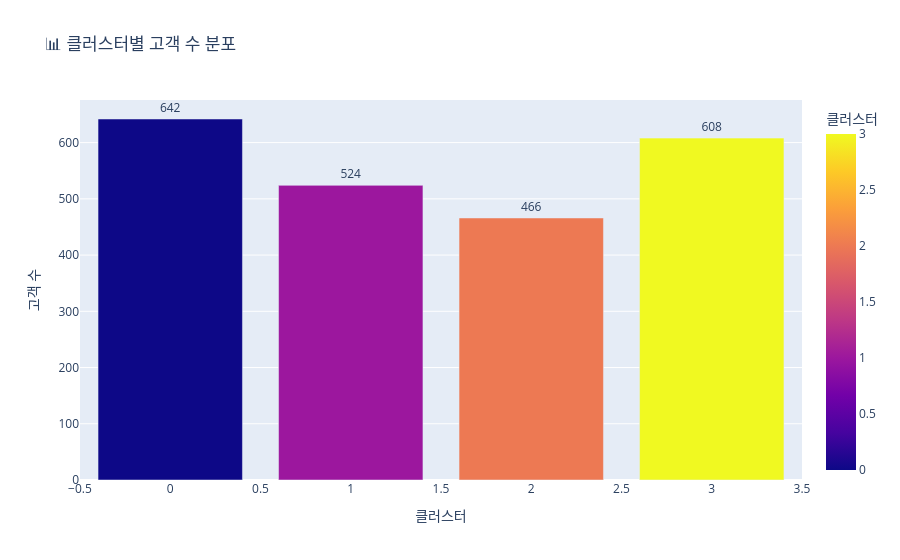

The notebook cell saved with this chart:
### Markdown cell above
#### 4-1. segment 별 분포

### Code cell
import plotly.express as px

# Segment 분포 계산
segment_counts = df_rfm['Segment'].value_counts().reset_index()
segment_counts.columns = ['Segment', 'Count']

# 막대그래프
fig = px.bar(segment_counts,
             x='Segment',
             y='Count',
             text='Count',
             title='📊 클러스터별 고객 수 분포',
             labels={'Segment': '클러스터', 'Count': '고객 수'},
             color='Segment')
fig.update_traces(textposition='outside')
fig.update_layout(showlegend=False)
fig.show()

### Figure 1 — Plotly figure (JSON) as saved in the notebook; plotly's stock layout.template omitted (floating-point values rounded to 4 significant figures)
{"data": [{"alignmentgroup": "True", "hovertemplate": "클러스터=%{marker.color}<br>고객 수=%{text}<extra></extra>", "legendgroup": "", "marker": {"color": [0, 3, 1, 2], "coloraxis": "coloraxis", "pattern": {"shape": ""}}, "name": "", "offsetgroup": "", "orientation": "v", "showlegend": false, "text": [642, 608, 524, 466], "textposition": "outside", "type": "bar", "x": [0, 3, 1, 2], "xaxis": "x", "y": [642, 608, 524, 466], "yaxis": "y"}], "layout": {"barmode": "relative", "coloraxis": {"colorbar": {"title": {"text": "클러스터"}}, "colorscale": [[0, "#0d0887"], [0.1111, "#46039f"], [0.2222, "#7201a8"], [0.3333, "#9c179e"], [0.4444, "#bd3786"], [0.5556, "#d8576b"], [0.6667, "#ed7953"], [0.7778, "#fb9f3a"], [0.8889, "#fdca26"], [1, "#f0f921"]]}, "legend": {"tracegroupgap": 0}, "showlegend": false, "title": {"text": "📊 클러스터별 고객 수 분포"}, "xaxis": {"anchor": "y", "domain": [0, 1], "title": {"text": "클러스터"}}, "yaxis": {"anchor": "x", "domain": [0, 1], "title": {"text": "고객 수"}}}}
